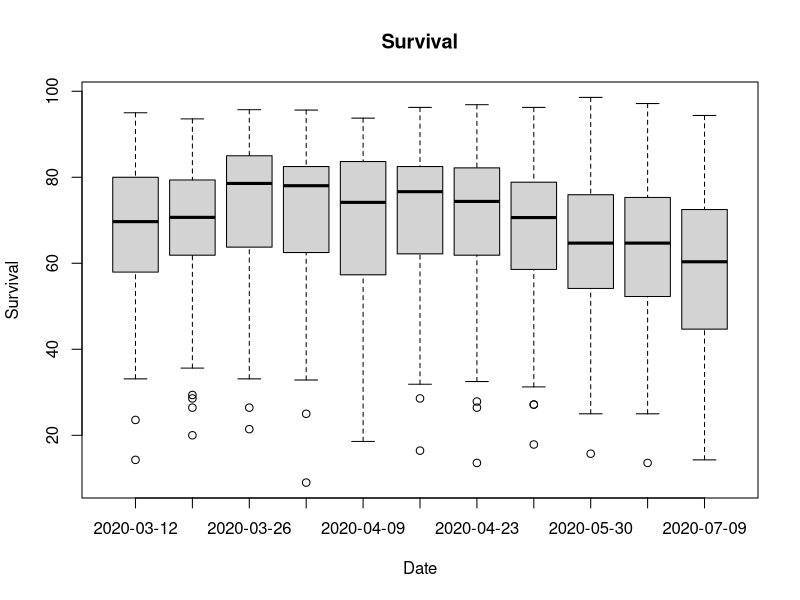
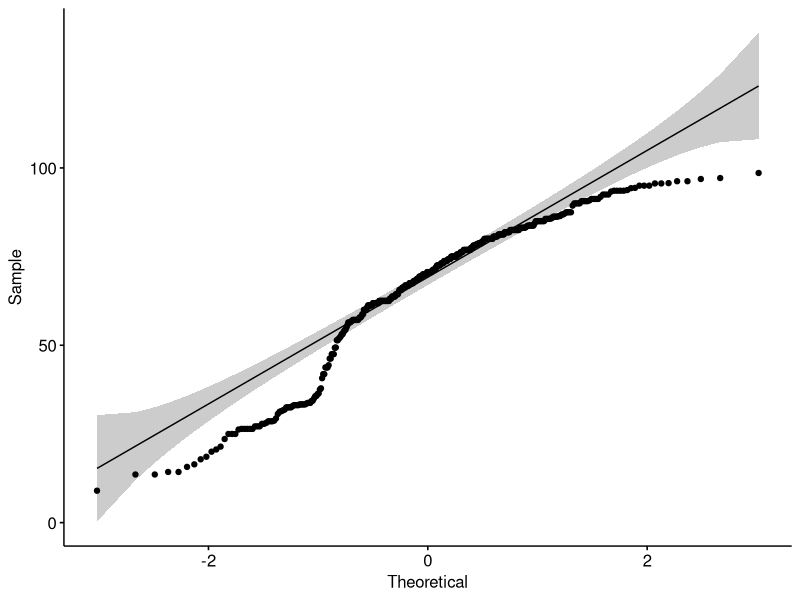
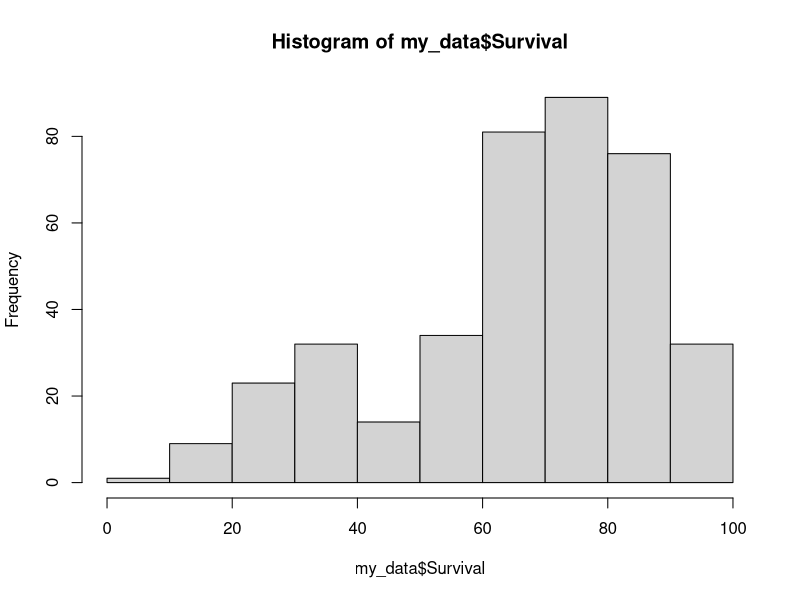
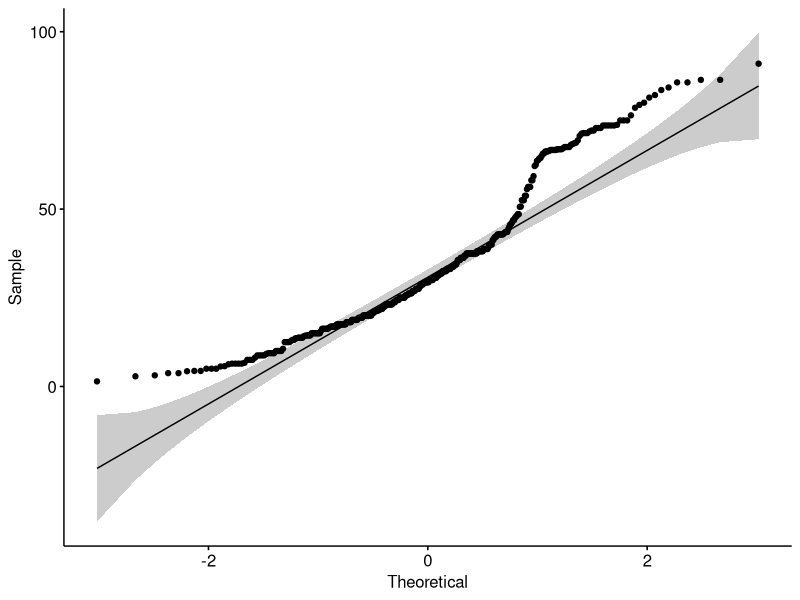
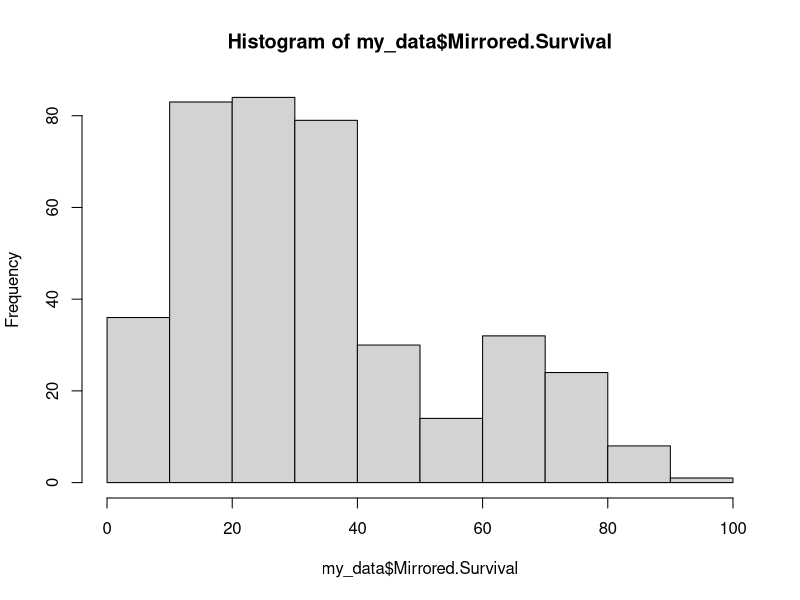
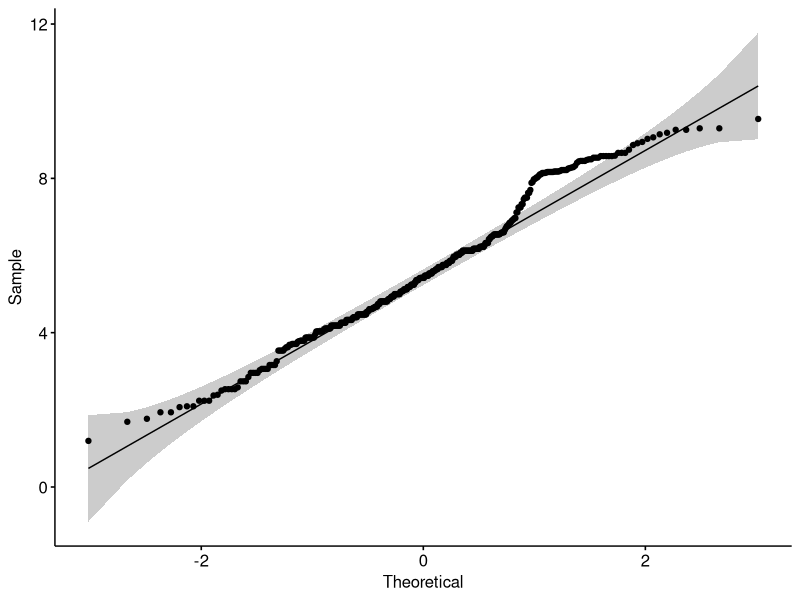
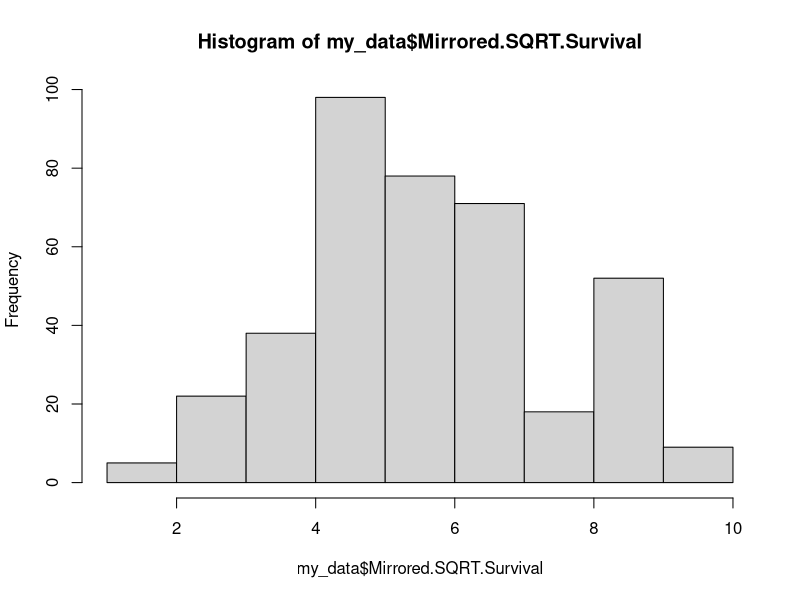
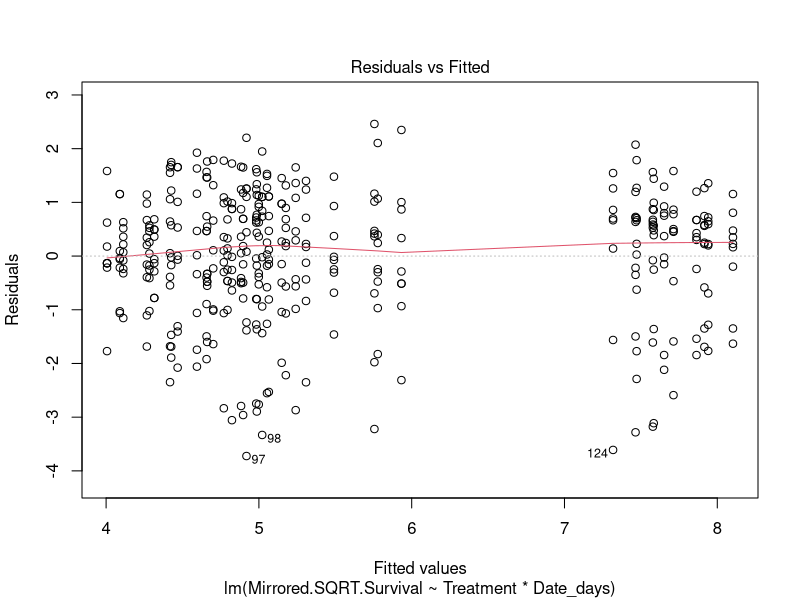

The R script that drew these images, in order:
# loading libraries
library("readxl")
library("tidyverse")
library("lattice")
library("rstatix")
library("ggpubr")
library("lme4")
library("fitdistrplus")
library("lmerTest")
library("car")
#library("olsrr")

# loading xls files
my_data <- read_excel("ImageJ_R.xlsx", sheet = 1)

# combining relevant sheets of excel file
for (i in 2:36) {
  temp <- read_excel("ImageJ_R.xlsx", sheet = i)
  my_data <- rbind(my_data, temp)
  print(i)
}

# removing unnecessary columns
my_data <- my_data[c(1,2,4,17)]

# turn dates into number of days from start (07/02/2020)
startdate <- as.Date("2020-02-07","%Y-%m-%d")
my_data$Date_days <- as.numeric(difftime(my_data$Date,startdate ,units="days"), units="days")

# removing 07/02 and 11/05 because of inaccurate measurements
my_data<-my_data[!(my_data$Date_days=="0" | my_data$Date_days=="94"),]

# change headers of column survival
my_data = my_data %>% 
  rename(
    Survival = `Survival (%)`
  )

# removing rows containing NAs (so the rows that don't contain the average values for survival)
my_data <- na.omit(my_data)

# Make treatment and days factors
my_data$Treatment <- as.factor(my_data$Treatment)
class(my_data$Treatment)
my_data$Date_days <- as.factor(my_data$Date_days)
class(my_data$Date_days)

# creating an average value per structure per date
my_data <- as.tbl(my_data) %>% 
  bind_rows(my_data) %>% 
  group_by(Structure, Treatment, Date_days) %>% 
  summarise_all(c("mean"))

# visualising data with box plots
boxplot(my_data$`Survival` ~ my_data$Date,
        data=my_data, 
        main="Survival", 
        xlab="Date", 
        ylab="Survival")

# normality tests
ggqqplot(my_data, x = "Survival")
hist(my_data$Survival)
shapiro_test(my_data$Survival)

# Testing for homogeneity of variances
leveneTest(my_data$Survival, my_data$Treatment)
fligner.test(my_data$Survival, my_data$Treatment)

# Testing for sphericity
# Mauchly's Test for Sphericity!

# data is not normal -> mirroring
my_data <- transform(my_data, Mirrored.Survival = 100-Survival)
ggqqplot(my_data, x = "Mirrored.Survival")
hist(my_data$Mirrored.Survival)
shapiro_test(my_data$Mirrored.Survival)

# still not normal -> sqrt transformation: works somewhat
my_data <- transform(my_data, Mirrored.SQRT.Survival = sqrt(Mirrored.Survival))
ggqqplot(my_data, x = "Mirrored.SQRT.Survival")
hist(my_data$Mirrored.SQRT.Survival)
shapiro_test(my_data$Mirrored.SQRT.Survival)

# still not normal -> log10 transformation: works a bit less
#my_data <- transform(my_data, Mirrored.LOG10.Survival= log(Mirrored.Survival))
#ggqqplot(my_data, x = "Mirrored.LOG10.Survival")
#hist(my_data$Mirrored.LOG10.Survival)
#shapiro_test(my_data$Mirrored.LOG10.Survival)

# Linear Model with Repeated Measures (using Mirrored.SQRT.Survival)
Model <- lm(Mirrored.SQRT.Survival~Treatment*Date_days, data=my_data)
print(summary(Model),correlation=FALSE)
plot(Model)
plot(my_data$Survival, Model$fitted)
qqnorm(resid(Model))
